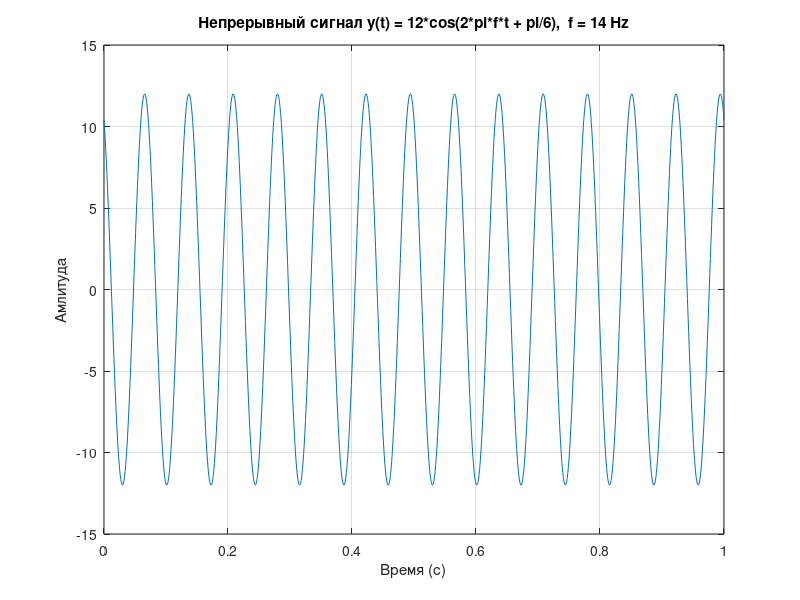
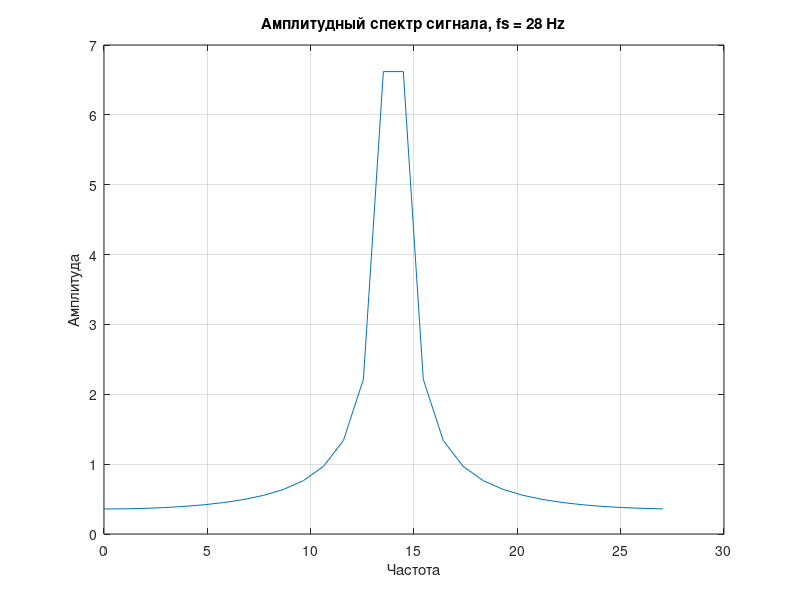
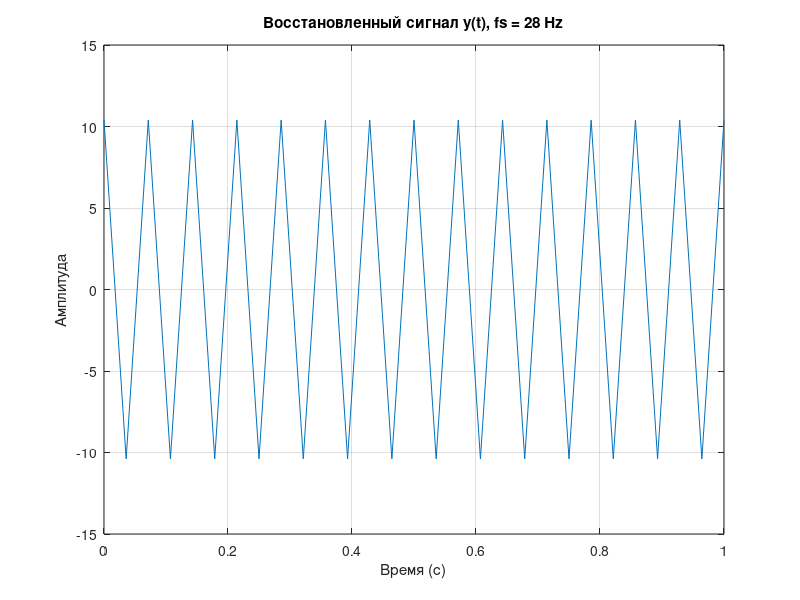
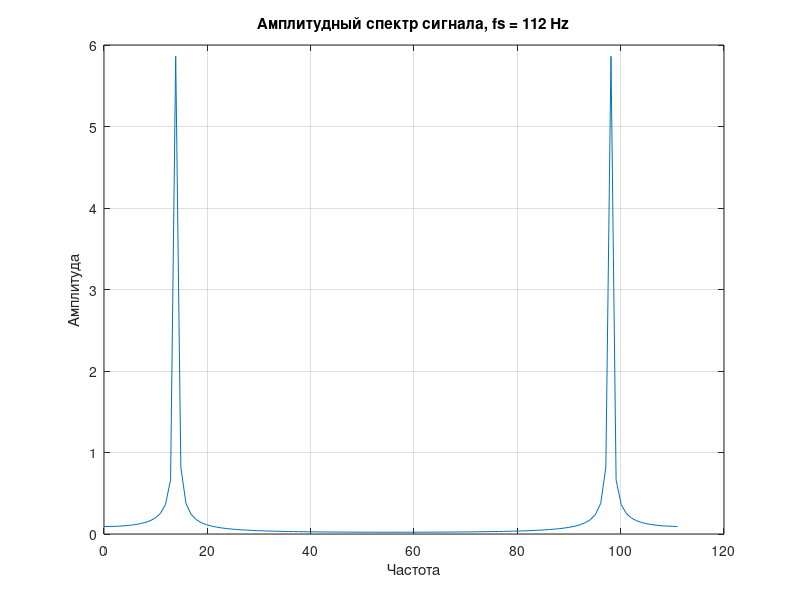

The MATLAB source for these figures, in order:
% signal_processing_variant17.m
% Вариант 17: y(t) = 12*cos(2*pi*f*t + pi/6), f = 14 Hz

clear; close all; clc;

%% Исходные данные
A = 12;
phase = pi/6;
f = 14;

%% 1) Сгенерировать и визуализировать непрерывный сигнал
t_1 = 0:0.001:1;
y_1 = A * cos(2 * pi * f * t_1 + phase); % Задали наш сигнал

plot(t_1, y_1) % Выводим наш сигнал
xlabel('Время (c)')
ylabel('Амлитуда')
title('Непрерывный сигнал y(t) = 12*cos(2*pi*f*t + pi/6),  f = 14 Hz')
grid on;

%% 2) Определить максимальную частоту в спектре данного сигнала
% Максимальная частота 14
f_max = f;

%% 3) Определить минимальную необходимую частоту дискретизации полученного сигнала (теорема Котельникова)
% По теореме Котельникова частота дискретизиции должна быть не меньше чем в 2 раза больше максимальной частоты сигнала
fs = f_max * 2;

%% 4) Оцифровать сигнал с полученной частотой дискретизации
t_4 = 0:1/fs:1; % Шаг fs = 1\28 соответствуeт частоте дискретизации
y_4 = A * cos(2 * pi * f * t_4 + phase);
disp('Дискретные значения сигнала:')
fprintf('%.4f  ', y_4);  % Выводим дискретные значения нашего сигнала
fprintf('\n');

%% 5) Выполнить прямое дискретное преобразование Фурье для массива временных отсчетов сигнала и оценить ширину данного спектра
y_spectrum = fft(y_4); % Спектр сигнала в комплексной форме
N = length(y_4); % Число отсчетов(сэмплов)
f_axis = (0:N-1)*(fs/N); % Шкала частот

figure % Открываем новое окно для графика
plot(f_axis, abs(y_spectrum)/N); % Визуализируем амплитудный спект сигнала
xlabel('Частота')
ylabel('Амплитуда')
title('Амплитудный спектр сигнала, fs = 28 Hz')
grid on;

% Ширина спектра от -14 до +14 Гц, а значит, полная ширина спектра = 28 Гц
% N = 29, каждый элемент хранится как double = 8 байт, Объем = N * вес одной переменной = 29 * 8 = 232 байта

%% 6) Восстановите оригинальный аналоговый сигнал по массиву имеющихся отсчетов
figure
plot(t_4, y_4); % График восстановленый после дискретизации
xlabel('Время (c)')
ylabel('Амплитуда')
title('Восстановленный сигнал y(t), fs = 28 Hz')
grid on;

%% 7) Увеличьте частоту дискретизации в 4 раза и проделайте задания из п.4-6
fs_x4 = fs * 4; % Увеличенная в 4 раза частота дискретизации(28 * 4 = 112 Hz)

% 4) Оцифровать сигнал с полученной частотой дискретизации
t_7 = 0:1/fs_x4:1; % Шаг fs = 1\112 соответствуeт частоте дискретизации
y_7 = A * cos(2 * pi * f * t_7 + phase);
disp('Дискретные значения сигнала (Частота дискретизации в 4 раза больше):')
fprintf('%.4f  ', y_7);  % Выводим дискретные значения нашего сигнала c частотой дискретизации в 4 раза больше
fprintf('\n');

% 5) Выполнить прямое дискретное преобразование Фурье для массива временных отсчетов сигнала и оценить ширину данного спектра
y_spectrum_x4 = fft(y_7); % Спектр сигнала в комплексной форме
N_x4 = length(y_7); % Число отсчетов(сэмплов)
f_axis_x4 = (0:N_x4-1)*(fs_x4/N_x4); % Шкала частот

figure % Открываем новое окно для графика
plot(f_axis_x4, abs(y_spectrum_x4)/N_x4); % Визуализируем амплитудный спект сигнала
xlabel('Частота')
ylabel('Амплитуда')
title('Амплитудный спектр сигнала, fs = 112 Hz')
grid on;

% Ширина спектра от -14 до +14 Гц, а значит, полная ширина спектра = 28 Гц
% N_x4 = 113, каждый элемент хранится как double = 8 байт, Объем = N * вес одной переменной = 113 * 8 = 904 байта

% 6) Восстановите оригинальный аналоговый сигнал по массиву имеющихся отсчетов
figure
plot(t_7, y_7); % График восстановленый после дискретизации
xlabel('Время (c)')
ylabel('Амплитуда')
title('Восстановленный сигнал y(t), fs = 112 Hz')
grid on;
